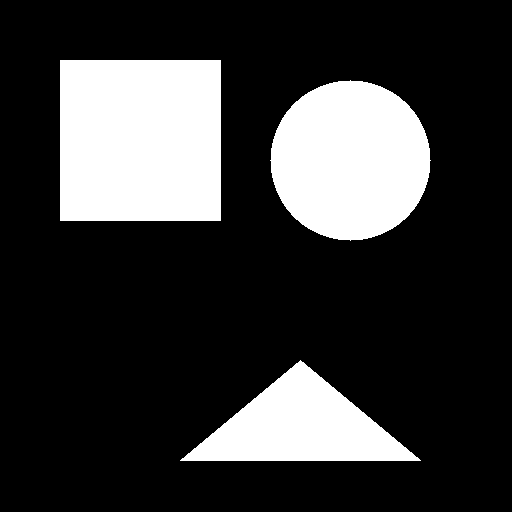
#> input picture inputs/shapes.png, 512 x 512 px, found by its file name
$ python day5_contours.py
#> lines starting #> are read from the running program, lines starting #| are printed output that depends on the picture; after the words box and inside, x2 and y2 are one past the last pixel; in counts of white or black regions, pixels touching at a corner belong together
import cv2

img = cv2.imread("inputs/shapes.png")
#> img is the input picture: shape (512, 512, 3); 22.2% white; 3 white regions, box (x1, y1, x2, y2) and area: (60, 60, 221, 221) 25921, (270, 80, 431, 241) 20081, (180, 360, 421, 461) 12241
if img is None:
    raise FileNotFoundError("inputs/shapes.png bulunamadı.")

gray = cv2.cvtColor(img, cv2.COLOR_BGR2GRAY)
#> gray: shape (512, 512); 22.2% white; 3 white regions
_, thresh = cv2.threshold(gray, 127, 255, cv2.THRESH_BINARY)

contours, hierarchy = cv2.findContours(thresh, cv2.RETR_EXTERNAL, cv2.CHAIN_APPROX_SIMPLE)
#> contours = 3 contours; box (x1, y1, x2, y2) and area: (60, 60, 221, 221) 25600, (270, 80, 431, 241) 19854, (180, 360, 421, 461) 12000

output = img.copy()

for i, contour in enumerate(contours):
    area = cv2.contourArea(contour)
    perimeter = cv2.arcLength(contour, True)

    x, y, w, h = cv2.boundingRect(contour)
    cv2.rectangle(output, (x,y), (x+w, y+h), (255,0,0), 2)

    (cx, cy), radius = cv2.minEnclosingCircle(contour)
    center = (int(cx), int(cy))
    cv2.circle(output, center, int(radius), (0,0,255), 2)

    print(f"Kontur {i+1}: Alan={area:.2f}, Çevre={perimeter:.2f}")
#> this loop made 3 passes
#> (area, perimeter, x, y, w, h, cx, cy) on passes 1 to 2: (12000, 562.8, 180, 360, 241, 101, 300, 460), (19854, 529.9, 270, 80, 161, 161, 350, 160)
#> (contour, area, perimeter, x, y, w, h, cx) on pass 3: ([[60, 60], [60, 220], [220, 220], [220, 60]], 25600, 640, 60, 60, 161, 161, 140)
#| Kontur 1: Alan=12000.00, Çevre=562.84
#| Kontur 2: Alan=19854.00, Çevre=529.87
#| Kontur 3: Alan=25600.00, Çevre=640.00
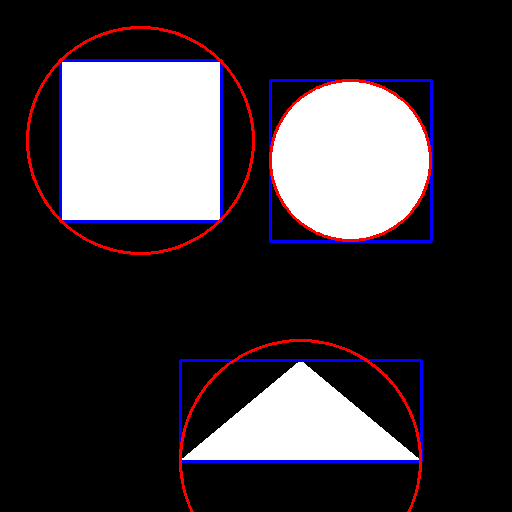
#> output: shape (512, 512, 3); 3.98% of pixels changed, all inside (x1, y1, x2, y2) = (26, 26, 433, 512)

cv2.drawContours(output, contours, -1, (0,255,0), 2)
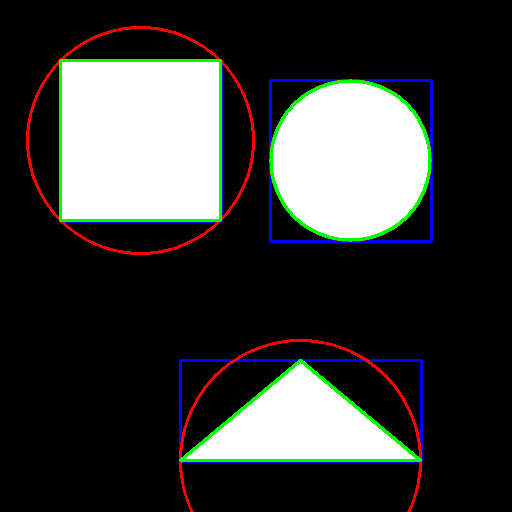
#> output: shape (512, 512, 3); 2.09% of pixels changed, all inside (x1, y1, x2, y2) = (59, 59, 432, 462)
cv2.imwrite("outputs/day5/contours.png", output)
